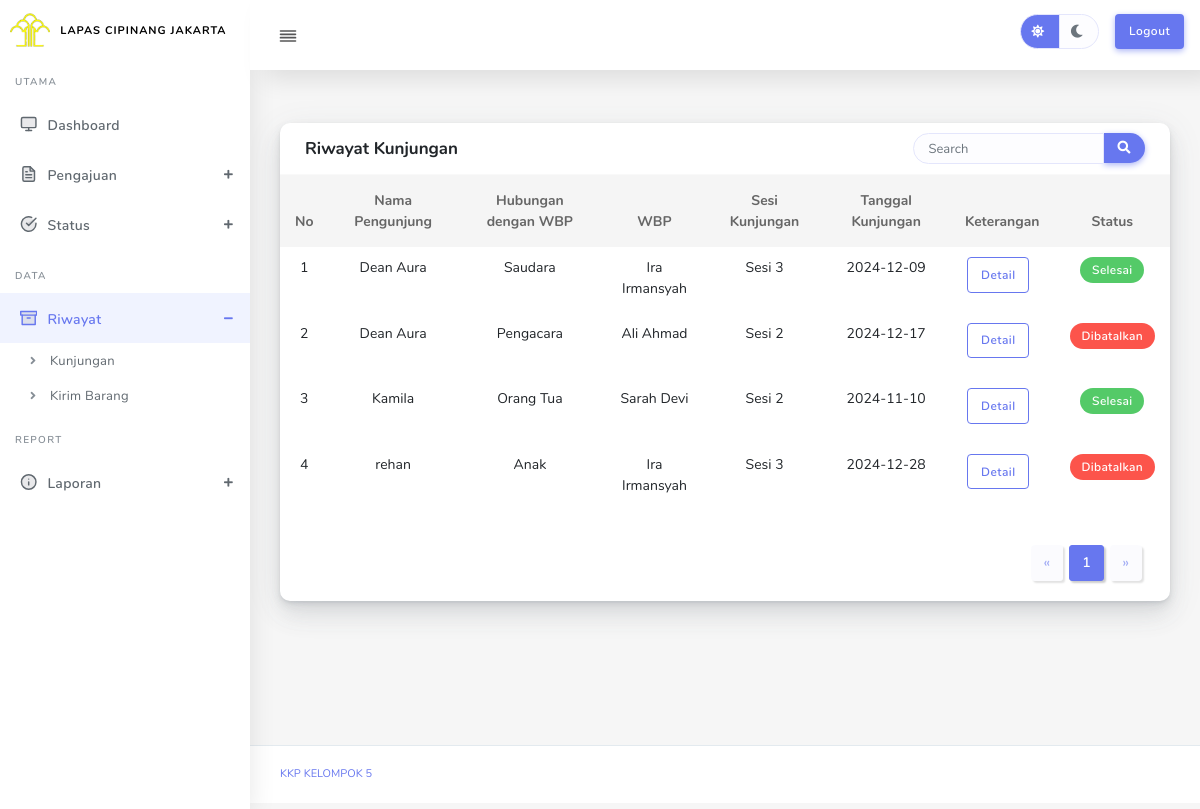
/admin/riwayat-kunjungan.php (signed in), run on the app's committed database.
### tables this page shows
CREATE TABLE `kunjungan` (
  `id_kunjungan` int(11) NOT NULL,
  `id_user` varchar(36) NOT NULL,
  `id_wbp` varchar(36) NOT NULL,
  `tanggal_kunjungan` date NOT NULL,
  `sesi_kunjungan` enum('Sesi 1','Sesi 2','Sesi 3') NOT NULL,
  `hubungan_wbp` varchar(50) NOT NULL,
  `pengikut_laki` int(11) DEFAULT 0,
  `pengikut_wanita` int(11) DEFAULT 0,
  `pengikut_anak` int(11) DEFAULT 0,
  `barang_bawaan` text DEFAULT NULL,
  `status_kunjungan` enum('menunggu','diterima','ditolak','selesai','dibatalkan') DEFAULT 'menunggu',
  `kode_barcode` varchar(100) DEFAULT NULL,
  `created_at` timestamp NOT NULL DEFAULT current_timestamp(),
  `id_kabupaten_kota` varchar(36) DEFAULT NULL,
  `id_provinsi` varchar(36) DEFAULT NULL
);

CREATE TABLE `users` (
  `id_user` varchar(36) NOT NULL,
  `nama_lengkap` varchar(100) NOT NULL,
  `email` varchar(100) NOT NULL,
  `password` varchar(255) NOT NULL,
  `jenis_kelamin` enum('laki-laki','perempuan') DEFAULT NULL,
  `tanggal_lahir` date DEFAULT NULL,
  `no_ktp` varchar(16) DEFAULT NULL,
  `no_telepon` varchar(15) DEFAULT NULL,
  `alamat` text DEFAULT NULL,
  `id_kabupaten_kota` varchar(36) DEFAULT NULL,
  `id_provinsi` varchar(36) DEFAULT NULL,
  `role` enum('admin','user') DEFAULT 'user',
  `status_akun` enum('aktif','nonaktif') DEFAULT 'aktif',
  `created_at` timestamp NOT NULL DEFAULT current_timestamp(),
  `updated_at` timestamp NOT NULL DEFAULT current_timestamp() ON UPDATE current_timestamp()
);

CREATE TABLE `wbp` (
  `id_wbp` varchar(36) NOT NULL,
  `nama_wbp` varchar(100) NOT NULL,
  `blok` varchar(50) NOT NULL,
  `tipe_blok` varchar(50) NOT NULL,
  `status_wbp` enum('aktif','nonaktif') DEFAULT 'aktif',
  `created_at` timestamp NOT NULL DEFAULT current_timestamp()
);

### admin/functions/riwayat-admin.php (called while the page is built, shortened)
<?php
require_once 'config-admin/database.php';
function getRiwayatKunjungan() {
    global $conn;
    $stmt = $conn->prepare("SELECT kunjungan.*,
                                    users.nama_lengkap AS nama_pengunjung,
                                    users.email,
                                    users.jenis_kelamin,
                                    users.alamat,
                                    users.no_ktp,
                                    users.no_telepon,
                                    kabupaten_kota.nama_kabupaten_kota,
                                    provinsi.nama_provinsi,
                                    wbp.nama_wbp
                            FROM kunjungan
                            JOIN users ON kunjungan.id_user = users.id_user
                            LEFT JOIN kabupaten_kota ON kunjungan.id_kabupaten_kota = kabupaten_kota.id_kabupaten_kota
                            LEFT JOIN provinsi ON kunjungan.id_provinsi = provinsi.id_provinsi
                            JOIN wbp ON kunjungan.id_wbp = wbp.id_wbp
                            WHERE kunjungan.status_kunjungan = 'selesai' OR kunjungan.status_kunjungan = 'dibatalkan'");
    $stmt->execute();
    return $stmt->fetchAll(PDO::FETCH_ASSOC);
}
function getStatusBadge($status) {
    switch ($status) {
        case 'selesai':
            return 'success';
        case 'dibatalkan':
            return 'danger';
    }
}
?>

### admin/riwayat-kunjungan.php (the view, shortened to what this page needs)
<?php
include 'config-admin/database.php';
include 'functions/riwayat-admin.php';
$riwayatData = getRiwayatKunjungan();
?>
<!DOCTYPE html>
<html lang="en">
<head>
  <link rel="stylesheet" href="assets/css/app.min.css">
  <link rel="stylesheet" href="assets/css/style.css">
  <link rel="stylesheet" href="assets/css/components.css">
  <link rel="stylesheet" href="assets/css/modal.css">
  <link rel="stylesheet" href="assets/css/toggle.css">
</head>
<body>
  <div id="app">
    <div class="main-wrapper main-wrapper-1">
      <?php include 'assets/components/navbar.php'; ?>
      <?php include 'assets/components/sidebar.php'; ?>
      <div class="main-content">
        <section class="section">
        <div class="row">
            <div class="col-12">
              <div class="card">
                <div class="card-header">
                  <h4>Riwayat Kunjungan</h4>
                  <div class="card-header-form">
                    <form method="POST" action="riwayat-kunjungan.php">
                      <div class="input-group">
                        <input type="text" class="form-control" name="search" placeholder="Search" value="<?php echo $_POST['search'] ?? ''; ?>">
                        <div class="input-group-btn">
                          <button class="btn btn-primary"><i class="fas fa-search"></i></button>
                        </div>
                      </div>
                    </form>
                  </div>
                </div>
                <div class="card-body p-0">
                  <div class="table-responsive">
                    <table id="dataTable" class="table table-md table-hover text-center">
                        <thead>
                            <tr>
                                <th>No</th>
                                <th>Nama Pengunjung</th>
                                <th>Hubungan dengan WBP</th>
                                <th>WBP</th>
                                <th>Sesi Kunjungan</th>
                                <th>Tanggal Kunjungan</th>
                                <th>Keterangan</th>
                                <th>Status</th>
                            </tr>
                        </thead>
                        <tbody>
                        <?php if (count($riwayatData) > 0): ?>
                        <?php foreach ($riwayatData as $index => $kunjungan): ?>
                                <tr>
                                    <td><?= $index + 1 ?></td>
                                    <td><?= $kunjungan['nama_pengunjung'] ?></td>
                                    <td><?= $kunjungan['hubungan_wbp'] ?></td>
                                    <td><?= $kunjungan['nama_wbp'] ?></td>
                                    <td><?= $kunjungan['sesi_kunjungan'] ?></td>
                                    <td><?= $kunjungan['tanggal_kunjungan'] ?></td>
                                    <td>
                                      <div class="buttons">
                                      <a href="#" class="btn btn-outline-primary detail-btn"
                                        data-id="<?= $kunjungan['id_kunjungan'] ?>"
                                        data-nama="<?= $kunjungan['nama_pengunjung'] ?>"
                                        data-email="<?= $kunjungan['email'] ?? '' ?>"
                                        data-jenis-kelamin="<?= $kunjungan['jenis_kelamin'] ?? '' ?>"
                                        data-alamat="<?= $kunjungan['alamat'] ?? '' ?>"
                                        data-kabupaten="<?= $kunjungan['nama_kabupaten_kota'] ?? '' ?>"
                                        data-provinsi="<?= $kunjungan['nama_provinsi'] ?? '' ?>"
                                        data-no-ktp="<?= $kunjungan['no_ktp'] ?? '' ?>"
                                        data-no-telepon="<?= $kunjungan['no_telepon'] ?? '' ?>"
                                        data-pengikut-laki="<?= $kunjungan['pengikut_laki'] ?? '' ?>"
                                        data-pengikut-wanita="<?= $kunjungan['pengikut_wanita'] ?? '' ?>"
                                        data-pengikut-anak="<?= $kunjungan['pengikut_anak'] ?? '' ?>"
                                        data-hubungan="<?= $kunjungan['hubungan_wbp'] ?? '' ?>"
                                        data-nama-wbp="<?= $kunjungan['nama_wbp'] ?? '' ?>"
                                        data-barang-bawaan="<?= $kunjungan['barang_bawaan'] ?? '' ?>"
                                        data-sesi="<?= $kunjungan['sesi_kunjungan'] ?? '' ?>"
                                        data-tanggal="<?= $kunjungan['tanggal_kunjungan'] ?? '' ?>">Detail
                                      </a>
                                      </div>
                                    </td>
                                    <td>
                                        <div class="badge badge-<?php echo getStatusBadge($kunjungan['status_kunjungan']); ?>">
                                        <?php echo ucfirst($kunjungan['status_kunjungan']); ?>
                                        </div>
                                    </td>
                                </tr>
                            <?php endforeach; ?>
                            <?php else: ?>
                          <tr>
                              <td colspan="12" class="text-center">Tidak ada data riwayat kunjungan</td>
                          </tr>
                      <?php endif; ?>
                        </tbody>
                    </table>
                  </div>
                </div>
                <div class="card-footer text-right">
                        <nav class="d-inline-block">
                            <ul class="pagination mb-0">
                            </ul>
                        </nav>
                    </div>
              </div>
            </div>
          </div>
        </section>
      </div>
      <?php include 'assets/components/footer.php'; ?>
    </div>
  </div>
</body>
</html>

### admin/assets/components/navbar.php (shortened to what this page needs)
<div class="navbar-bg"></div>
<nav class="navbar navbar-expand-lg main-navbar sticky">
    <div class="form-inline mr-auto">
        <ul class="navbar-nav mr-3">
            <li>
                <a href="#" data-toggle="sidebar" class="nav-link nav-link-lg collapse-btn">
                    <i data-feather="align-justify"></i>
                </a>
            </li>
        </ul>
    </div>
    <ul class="navbar-nav navbar-right">
        <div class="settingSidebar-body ps-container ps-theme-default mr-3">
            <div class="selectgroup layout-color">
                <label class="selectgroup-item toggle-switch">
                    <span class="selectgroup-button">
                        <i class="fas fa-sun"></i>
                    </span>
                </label>
                <label class="selectgroup-item toggle-switch">
                    <span class="selectgroup-button">
                        <i class="fas fa-moon"></i>
                    </span>
                </label>
            </div>
        </div>
        <li>
            <a href="<?php echo dirname($_SERVER['SCRIPT_NAME']) . '/../login.php?logout=true'; ?>" class="btn btn-primary">Logout</a>
        </li>
    </ul>
</nav>

### admin/assets/components/sidebar.php (shortened to what this page needs)
<?php
function isActive($fileName) {
    return basename($_SERVER['PHP_SELF']) === $fileName ? 'active' : '';
}
?>
<div class="main-sidebar sidebar-style-2">
    <aside id="sidebar-wrapper">
        <div class="sidebar-brand">
            <a href="index.php">
                <img alt="image" src="assets/img/logo_lapas.png" class="header-logo" />
                <span class="logo-name">Lapas Cipinang Jakarta</span>
            </a>
        </div>
        <ul class="sidebar-menu">
            <li class="menu-header">Utama</li>
            <li class="dropdown <?php echo isActive('index.php'); ?>">
                <a href="index.php" class="nav-link"><i data-feather="monitor"></i><span>Dashboard</span></a>
            </li>
            <li class="dropdown <?php echo isActive('pengajuan-kunjungan.php') || isActive('pengajuan-barang.php') ? 'active' : ''; ?>">
                <a href="#" class="menu-toggle nav-link has-dropdown"><i data-feather="file-text"></i><span>Pengajuan</span></a>
            </li>
            <li class="dropdown <?php echo isActive('status-kunjungan.php') || isActive('status-barang.php') ? 'active' : ''; ?>">
                <a href="#" class="menu-toggle nav-link has-dropdown"><i data-feather="check-circle"></i><span>Status</span></a>
            </li>
            <li class="menu-header">Data</li>
            <li class="dropdown <?php echo isActive('riwayat-kunjungan.php') || isActive('riwayat-barang.php') ? 'active' : ''; ?>">
                <a href="#" class="menu-toggle nav-link has-dropdown"><i data-feather="archive"></i><span>Riwayat</span></a>
                <ul class="dropdown-menu">
                    <li><a class="nav-link <?php echo isActive('riwayat-kunjungan.php'); ?>" href="riwayat-kunjungan.php">Kunjungan</a></li>
                    <li><a class="nav-link <?php echo isActive('riwayat-barang.php'); ?>" href="riwayat-barang.php">Kirim Barang</a></li>
                </ul>
            </li>
            <li class="menu-header">Report</li>
            <li class="dropdown <?php echo isActive('lap-statistik.php') || isActive('lap-pengunjung.php') || isActive('lap-kiriman.php') || isActive('lap-demografi.php') || isActive('lap-wbp.php') ? 'active' : ''; ?>">
                <a href="#" class="menu-toggle nav-link has-dropdown"><i data-feather="info"></i><span>Laporan</span></a>
            </li>
        </ul>
    </aside>
</div>

### admin/assets/components/footer.php (shortened to what this page needs)
<footer class="main-footer">
    <div class="footer-left">
        <a href="#">KKP Kelompok 5</a>
    </div>
</footer>

### admin/assets/css/toggle.css (style rules this page uses)
.toggle-switch { display: flex; align-items: center; cursor: pointer; margin-bottom: 8px; width: auto; }
.toggle-switch .selectgroup-button { display: flex; align-items: center; padding: 5px 10px; border-radius: 20px; transition: background-color 0.3s ease; }
.toggle-switch .fas { margin-right: 5px; font-size: 13px; }

### data on the page
kunjungan: id_user.nama_lengkap "Dean Aura", hubungan_wbp "Saudara", id_wbp.nama_wbp "Ira Irmansyah", sesi_kunjungan "Sesi 3", tanggal_kunjungan "2024-12-09", status_kunjungan "Selesai"
kunjungan: id_user.nama_lengkap "Dean Aura", hubungan_wbp "Pengacara", id_wbp.nama_wbp "Ali Ahmad", sesi_kunjungan "Sesi 2", tanggal_kunjungan "2024-12-17", status_kunjungan "Dibatalkan"
kunjungan: id_user.nama_lengkap "Kamila", hubungan_wbp "Orang Tua", id_wbp.nama_wbp "Sarah Devi", sesi_kunjungan "Sesi 2", tanggal_kunjungan "2024-11-10", status_kunjungan "Selesai"
kunjungan: id_user.nama_lengkap "rehan", hubungan_wbp "Anak", id_wbp.nama_wbp "Ira Irmansyah", sesi_kunjungan "Sesi 3", tanggal_kunjungan "2024-12-28", status_kunjungan "Dibatalkan"
